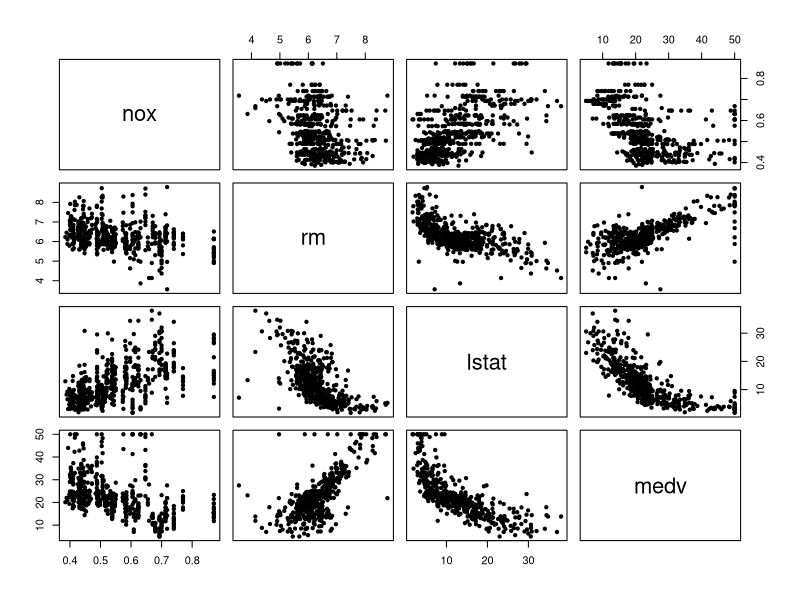
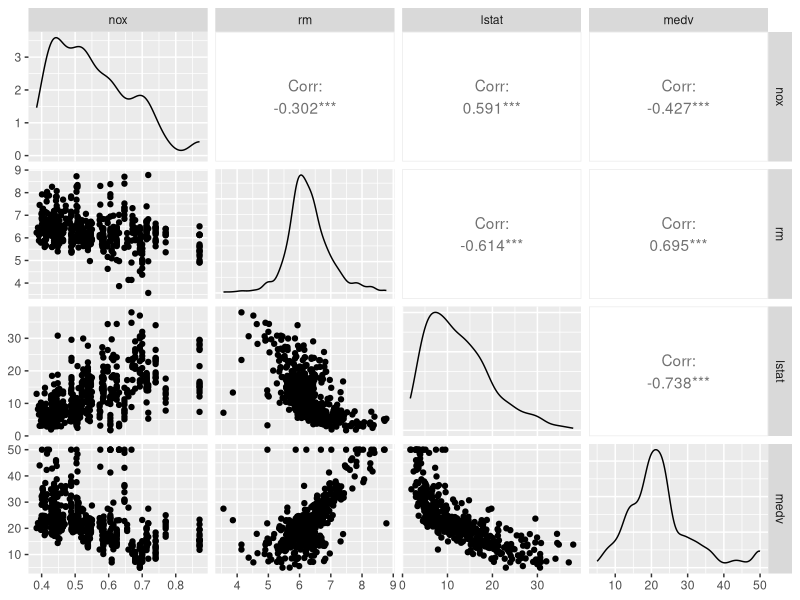
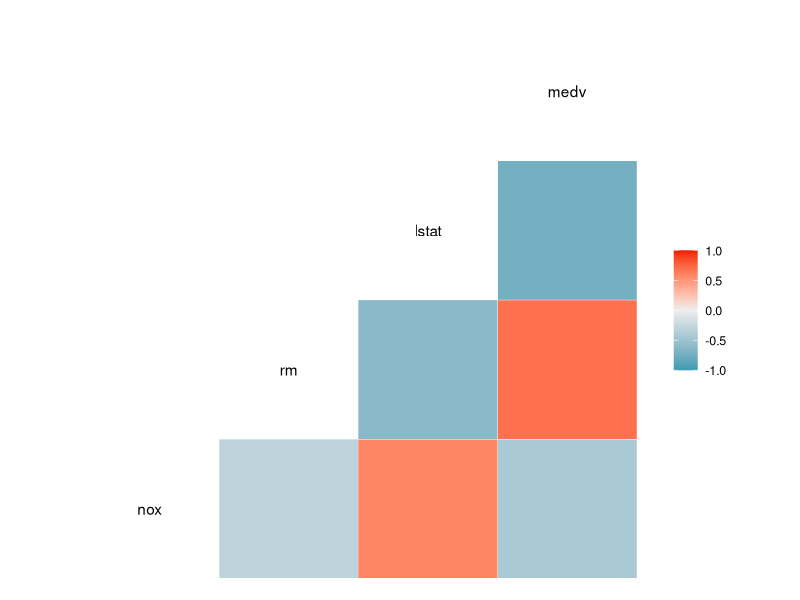

Here is the R script that generated these plots, in order:
library(mlbench)
library(GGally)
library(ggplot2)

data("BostonHousing")
#help(BostonHousing)

x1<-BostonHousing$nox
x2<-BostonHousing$rm
x3<-BostonHousing$lstat
y<-BostonHousing$medv

# o mejor

datos<-BostonHousing[,c(5,6,13,14)] #me quedo solo con las variables que me interesan
pairs(datos, pch=20)
cor(datos)

ggpairs(datos)
ggcorr(datos)

#modelo propuesto
# y= beta0+beta1 nox+beta2 rm + beta3 lstat+ eps
reg<-lm(y~x1+x2+x3)
reg<-lm(medv~nox+lstat+rm, data=datos)
reg<-lm(medv~., data=datos) #las tres dan lo mismo


summary(reg)

#############
s<-summary(reg)$sigma

